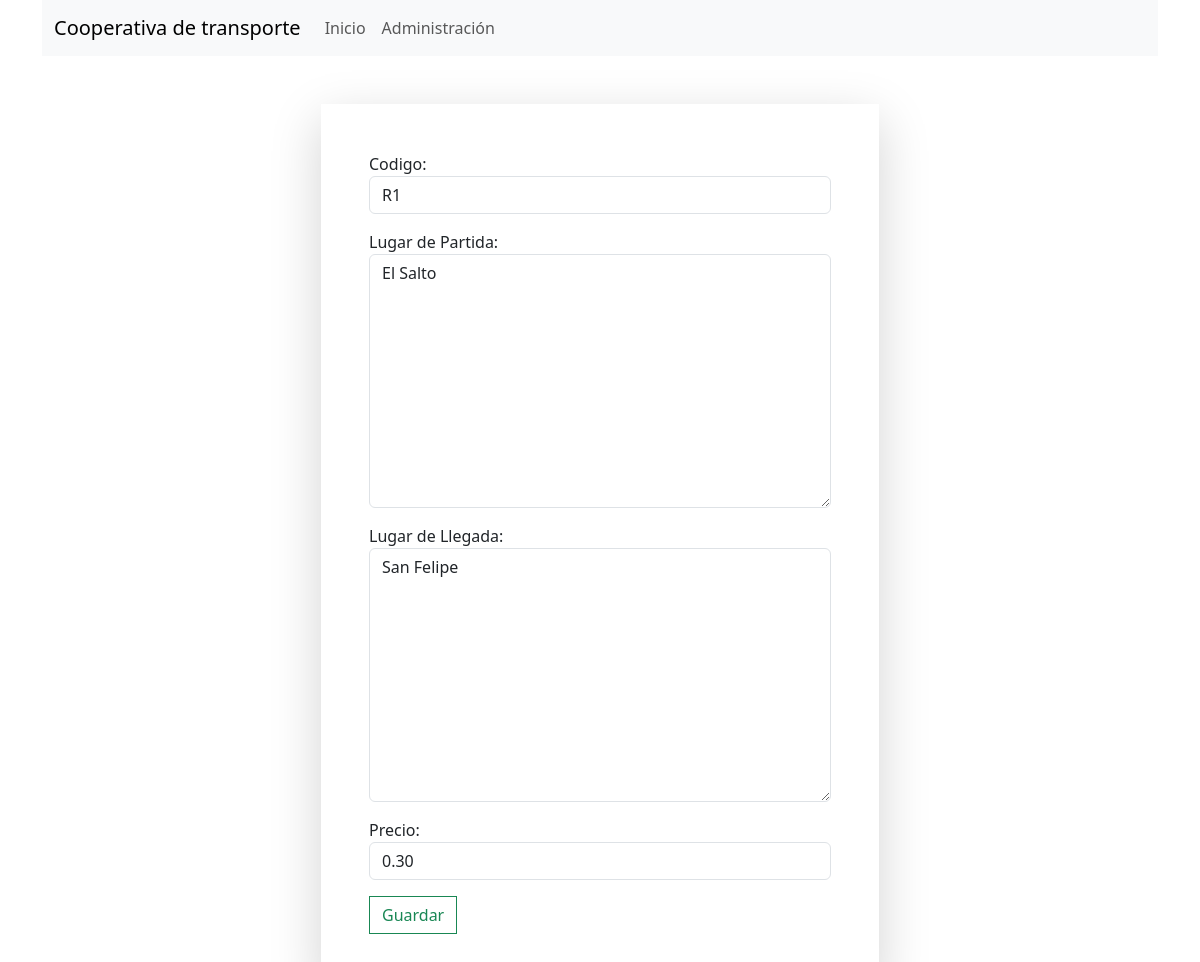
The page /rutas/administracion/editar/1 on the database its author committed.
### Apps/rutas/models.py (models this page shows, shortened)
class Ruta(models.Model):
    id = models.BigAutoField(primary_key=True)
    codigo = models.CharField(max_length=10, unique=True)
    partida = models.TextField(verbose_name='Lugar de Partida')
    destino = models.TextField(verbose_name='Lugar de Llegada')
    precio = models.DecimalField(verbose_name='Precio', default=0.3, max_digits=4, decimal_places=2)

### Apps/rutas/views.py (the view)
# urls.py: path('administracion/editar/<int:id>', views.editar),
def editar(request, id):
    ruta = Ruta.objects.get(id=id)
    form = RutaForm(instance=ruta)
    if request.method == 'POST':
        try:
            form = RutaForm(request.POST, instance = ruta)
            if form.is_valid():
                form.save()
                messages.success(request, 'Se editó con éxito la ruta')
            else:
                messages.warning(request, 'Rellena los campos adecuadamente')
        except Exception as e:
            messages.error(request, e)
            return render(request, 'administracion_rutas.html', {'formulario':form,
                                                               'titulo':'Administración de RUTAS'})
        return redirect('/rutas/')
    else:
        return render(request, 'administracion_rutas.html', {'formulario':form,
                                                       'titulo':'Administración de RUTAS'})

### Apps/rutas/models.py
class RutaForm(forms.ModelForm):
    class Meta:
        model = Ruta
        fields = '__all__'
        widgets={
            'codigo': forms.TextInput(attrs={'class':'form-control'}),
            'partida': forms.Textarea(attrs={'class':'form-control'}),
            'destino': forms.Textarea(attrs={'class':'form-control'}),
            'precio': forms.NumberInput(attrs={'class':'form-control', 'step':0.1})
        }

### Apps/rutas/templates/administracion_rutas.html (shortened to what this page needs)
{% extends 'base.html' %}
{% block body %}
<div class="d-flex justify-content-center align-items-center">
    <div class="shadow-lg w-50 p-5 m-5">
        <form method="post">
            {{formulario.as_p}}
            <button type="submit" class="rounded-0 btn btn-outline-success">Guardar</button>
        </form>
    </div>
</div>
{% endblock %}

### rows shown on the page
Ruta: codigo "R1", partida "El Salto", destino "San Felipe", precio "0.30"
